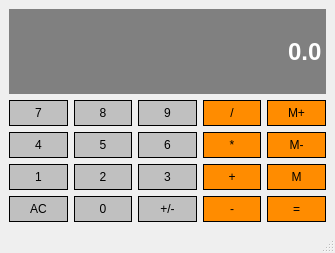
<?xml version="1.0" encoding="UTF-8"?>
<ui version="4.0">
 <class>Calculator</class>
 <widget class="QMainWindow" name="Calculator">
  <property name="geometry">
   <rect>
    <x>0</x>
    <y>0</y>
    <width>335</width>
    <height>253</height>
   </rect>
  </property>
  <property name="windowTitle">
   <string>Calculator</string>
  </property>
  <widget class="QWidget" name="centralwidget">
   <layout class="QGridLayout" name="gridLayout">
    <item row="3" column="1">
     <widget class="QPushButton" name="Button2">
      <property name="sizePolicy">
       <sizepolicy hsizetype="Preferred" vsizetype="Preferred">
        <horstretch>0</horstretch>
        <verstretch>0</verstretch>
       </sizepolicy>
      </property>
      <property name="styleSheet">
       <string notr="true">QPushButton{
	background-color: #C0C0C0;
	border: 1px solid black;
	padding: 5px;
}

QPushButton:pressed{
	background-color: #A9A9A9;
	border: 1px solid black;
	padding: 5px;
}
	</string>
      </property>
      <property name="text">
       <string>2</string>
      </property>
     </widget>
    </item>
    <item row="2" column="3">
     <widget class="QPushButton" name="Multiply">
      <property name="sizePolicy">
       <sizepolicy hsizetype="Preferred" vsizetype="Preferred">
        <horstretch>0</horstretch>
        <verstretch>0</verstretch>
       </sizepolicy>
      </property>
      <property name="styleSheet">
       <string notr="true">QPushButton{
	background-color: #FF8C00;
	border: 1px solid black;
	padding: 5px;
}

QPushButton:pressed{
	background-color: #A9A9A9;
	border: 1px solid black;
	padding: 5px;
}
	</string>
      </property>
      <property name="text">
       <string>*</string>
      </property>
     </widget>
    </item>
    <item row="1" column="3">
     <widget class="QPushButton" name="Divide">
      <property name="sizePolicy">
       <sizepolicy hsizetype="Preferred" vsizetype="Preferred">
        <horstretch>0</horstretch>
        <verstretch>0</verstretch>
       </sizepolicy>
      </property>
      <property name="styleSheet">
       <string notr="true">QPushButton{
	background-color: #FF8C00;
	border: 1px solid black;
	padding: 5px;
}

QPushButton:pressed{
	background-color: #A9A9A9;
	border: 1px solid black;
	padding: 5px;
}
	</string>
      </property>
      <property name="text">
       <string>/</string>
      </property>
     </widget>
    </item>
    <item row="1" column="4">
     <widget class="QPushButton" name="MemAdd">
      <property name="sizePolicy">
       <sizepolicy hsizetype="Preferred" vsizetype="Preferred">
        <horstretch>0</horstretch>
        <verstretch>0</verstretch>
       </sizepolicy>
      </property>
      <property name="styleSheet">
       <string notr="true">QPushButton{
	background-color: #FF8C00;
	border: 1px solid black;
	padding: 5px;
}

QPushButton:pressed{
	background-color: #A9A9A9;
	border: 1px solid black;
	padding: 5px;
}
	</string>
      </property>
      <property name="text">
       <string>M+</string>
      </property>
     </widget>
    </item>
    <item row="3" column="3">
     <widget class="QPushButton" name="Add">
      <property name="sizePolicy">
       <sizepolicy hsizetype="Preferred" vsizetype="Preferred">
        <horstretch>0</horstretch>
        <verstretch>0</verstretch>
       </sizepolicy>
      </property>
      <property name="styleSheet">
       <string notr="true">QPushButton{
	background-color: #FF8C00;
	border: 1px solid black;
	padding: 5px;
}

QPushButton:pressed{
	background-color: #A9A9A9;
	border: 1px solid black;
	padding: 5px;
}
	</string>
      </property>
      <property name="text">
       <string>+</string>
      </property>
     </widget>
    </item>
    <item row="2" column="1">
     <widget class="QPushButton" name="Button5">
      <property name="sizePolicy">
       <sizepolicy hsizetype="Preferred" vsizetype="Preferred">
        <horstretch>0</horstretch>
        <verstretch>0</verstretch>
       </sizepolicy>
      </property>
      <property name="styleSheet">
       <string notr="true">QPushButton{
	background-color: #C0C0C0;
	border: 1px solid black;
	padding: 5px;
}

QPushButton:pressed{
	background-color: #A9A9A9;
	border: 1px solid black;
	padding: 5px;
}
	</string>
      </property>
      <property name="text">
       <string>5</string>
      </property>
     </widget>
    </item>
    <item row="1" column="1">
     <widget class="QPushButton" name="Button8">
      <property name="sizePolicy">
       <sizepolicy hsizetype="Preferred" vsizetype="Preferred">
        <horstretch>0</horstretch>
        <verstretch>0</verstretch>
       </sizepolicy>
      </property>
      <property name="styleSheet">
       <string notr="true">QPushButton{
	background-color: #C0C0C0;
	border: 1px solid black;
	padding: 5px;
}

QPushButton:pressed{
	background-color: #A9A9A9;
	border: 1px solid black;
	padding: 5px;
}
	</string>
      </property>
      <property name="text">
       <string>8</string>
      </property>
     </widget>
    </item>
    <item row="2" column="4">
     <widget class="QPushButton" name="MemClear">
      <property name="sizePolicy">
       <sizepolicy hsizetype="Preferred" vsizetype="Preferred">
        <horstretch>0</horstretch>
        <verstretch>0</verstretch>
       </sizepolicy>
      </property>
      <property name="styleSheet">
       <string notr="true">QPushButton{
	background-color: #FF8C00;
	border: 1px solid black;
	padding: 5px;
}

QPushButton:pressed{
	background-color: #A9A9A9;
	border: 1px solid black;
	padding: 5px;
}
	</string>
      </property>
      <property name="text">
       <string>M-</string>
      </property>
     </widget>
    </item>
    <item row="3" column="4">
     <widget class="QPushButton" name="MemGet">
      <property name="sizePolicy">
       <sizepolicy hsizetype="Preferred" vsizetype="Preferred">
        <horstretch>0</horstretch>
        <verstretch>0</verstretch>
       </sizepolicy>
      </property>
      <property name="styleSheet">
       <string notr="true">QPushButton{
	background-color: #FF8C00;
	border: 1px solid black;
	padding: 5px;
}

QPushButton:pressed{
	background-color: #A9A9A9;
	border: 1px solid black;
	padding: 5px;
}
	</string>
      </property>
      <property name="text">
       <string>M</string>
      </property>
     </widget>
    </item>
    <item row="0" column="0" colspan="5">
     <widget class="QLineEdit" name="Display">
      <property name="sizePolicy">
       <sizepolicy hsizetype="Preferred" vsizetype="Expanding">
        <horstretch>0</horstretch>
        <verstretch>0</verstretch>
       </sizepolicy>
      </property>
      <property name="font">
       <font>
        <pointsize>18</pointsize>
        <bold>true</bold>
       </font>
      </property>
      <property name="styleSheet">
       <string notr="true">QLineEdit{
	background-color: gray;
	border: 1px solid gray;
	color: #ffffff;
}</string>
      </property>
      <property name="text">
       <string>0.0</string>
      </property>
      <property name="alignment">
       <set>Qt::AlignRight|Qt::AlignTrailing|Qt::AlignVCenter</set>
      </property>
     </widget>
    </item>
    <item row="4" column="1">
     <widget class="QPushButton" name="Button0">
      <property name="sizePolicy">
       <sizepolicy hsizetype="Preferred" vsizetype="Preferred">
        <horstretch>0</horstretch>
        <verstretch>0</verstretch>
       </sizepolicy>
      </property>
      <property name="styleSheet">
       <string notr="true">QPushButton{
	background-color: #C0C0C0;
	border: 1px solid black;
	padding: 5px;
}

QPushButton:pressed{
	background-color: #A9A9A9;
	border: 1px solid black;
	padding: 5px;
}
	</string>
      </property>
      <property name="text">
       <string>0</string>
      </property>
     </widget>
    </item>
    <item row="2" column="0">
     <widget class="QPushButton" name="Button4">
      <property name="sizePolicy">
       <sizepolicy hsizetype="Preferred" vsizetype="Preferred">
        <horstretch>0</horstretch>
        <verstretch>0</verstretch>
       </sizepolicy>
      </property>
      <property name="styleSheet">
       <string notr="true">QPushButton{
	background-color: #C0C0C0;
	border: 1px solid black;
	padding: 5px;
}

QPushButton:pressed{
	background-color: #A9A9A9;
	border: 1px solid black;
	padding: 5px;
}
	</string>
      </property>
      <property name="text">
       <string>4</string>
      </property>
     </widget>
    </item>
    <item row="4" column="4">
     <widget class="QPushButton" name="Equals">
      <property name="sizePolicy">
       <sizepolicy hsizetype="Preferred" vsizetype="Preferred">
        <horstretch>0</horstretch>
        <verstretch>0</verstretch>
       </sizepolicy>
      </property>
      <property name="styleSheet">
       <string notr="true">QPushButton{
	background-color: #FF8C00;
	border: 1px solid black;
	padding: 5px;
}

QPushButton:pressed{
	background-color: #A9A9A9;
	border: 1px solid black;
	padding: 5px;
}
	</string>
      </property>
      <property name="text">
       <string>=</string>
      </property>
     </widget>
    </item>
    <item row="1" column="0">
     <widget class="QPushButton" name="Button7">
      <property name="sizePolicy">
       <sizepolicy hsizetype="Preferred" vsizetype="Preferred">
        <horstretch>0</horstretch>
        <verstretch>0</verstretch>
       </sizepolicy>
      </property>
      <property name="styleSheet">
       <string notr="true">QPushButton{
	background-color: #C0C0C0;
	border: 1px solid black;
	padding: 5px;
}

QPushButton:pressed{
	background-color: #A9A9A9;
	border: 1px solid black;
	padding: 5px;
}
	</string>
      </property>
      <property name="text">
       <string>7</string>
      </property>
     </widget>
    </item>
    <item row="4" column="2">
     <widget class="QPushButton" name="ChangeSign">
      <property name="sizePolicy">
       <sizepolicy hsizetype="Preferred" vsizetype="Preferred">
        <horstretch>0</horstretch>
        <verstretch>0</verstretch>
       </sizepolicy>
      </property>
      <property name="styleSheet">
       <string notr="true">QPushButton{
	background-color: #C0C0C0;
	border: 1px solid black;
	padding: 5px;
}

QPushButton:pressed{
	background-color: #A9A9A9;
	border: 1px solid black;
	padding: 5px;
}
	</string>
      </property>
      <property name="text">
       <string>+/-</string>
      </property>
     </widget>
    </item>
    <item row="3" column="2">
     <widget class="QPushButton" name="Button3">
      <property name="sizePolicy">
       <sizepolicy hsizetype="Preferred" vsizetype="Preferred">
        <horstretch>0</horstretch>
        <verstretch>0</verstretch>
       </sizepolicy>
      </property>
      <property name="styleSheet">
       <string notr="true">QPushButton{
	background-color: #C0C0C0;
	border: 1px solid black;
	padding: 5px;
}

QPushButton:pressed{
	background-color: #A9A9A9;
	border: 1px solid black;
	padding: 5px;
}
	</string>
      </property>
      <property name="text">
       <string>3</string>
      </property>
     </widget>
    </item>
    <item row="2" column="2">
     <widget class="QPushButton" name="Button6">
      <property name="sizePolicy">
       <sizepolicy hsizetype="Preferred" vsizetype="Preferred">
        <horstretch>0</horstretch>
        <verstretch>0</verstretch>
       </sizepolicy>
      </property>
      <property name="styleSheet">
       <string notr="true">QPushButton{
	background-color: #C0C0C0;
	border: 1px solid black;
	padding: 5px;
}

QPushButton:pressed{
	background-color: #A9A9A9;
	border: 1px solid black;
	padding: 5px;
}
	</string>
      </property>
      <property name="text">
       <string>6</string>
      </property>
     </widget>
    </item>
    <item row="4" column="3">
     <widget class="QPushButton" name="Subtract">
      <property name="sizePolicy">
       <sizepolicy hsizetype="Preferred" vsizetype="Preferred">
        <horstretch>0</horstretch>
        <verstretch>0</verstretch>
       </sizepolicy>
      </property>
      <property name="styleSheet">
       <string notr="true">QPushButton{
	background-color: #FF8C00;
	border: 1px solid black;
	padding: 5px;
}

QPushButton:pressed{
	background-color: #A9A9A9;
	border: 1px solid black;
	padding: 5px;
}
	</string>
      </property>
      <property name="text">
       <string>-</string>
      </property>
     </widget>
    </item>
    <item row="1" column="2">
     <widget class="QPushButton" name="Button9">
      <property name="sizePolicy">
       <sizepolicy hsizetype="Preferred" vsizetype="Preferred">
        <horstretch>0</horstretch>
        <verstretch>0</verstretch>
       </sizepolicy>
      </property>
      <property name="styleSheet">
       <string notr="true">QPushButton{
	background-color: #C0C0C0;
	border: 1px solid black;
	padding: 5px;
}

QPushButton:pressed{
	background-color: #A9A9A9;
	border: 1px solid black;
	padding: 5px;
}
	</string>
      </property>
      <property name="text">
       <string>9</string>
      </property>
     </widget>
    </item>
    <item row="3" column="0">
     <widget class="QPushButton" name="Button1">
      <property name="sizePolicy">
       <sizepolicy hsizetype="Preferred" vsizetype="Preferred">
        <horstretch>0</horstretch>
        <verstretch>0</verstretch>
       </sizepolicy>
      </property>
      <property name="styleSheet">
       <string notr="true">QPushButton{
	background-color: #C0C0C0;
	border: 1px solid black;
	padding: 5px;
}

QPushButton:pressed{
	background-color: #A9A9A9;
	border: 1px solid black;
	padding: 5px;
}
	</string>
      </property>
      <property name="text">
       <string>1</string>
      </property>
     </widget>
    </item>
    <item row="4" column="0">
     <widget class="QPushButton" name="Clear">
      <property name="sizePolicy">
       <sizepolicy hsizetype="Preferred" vsizetype="Preferred">
        <horstretch>0</horstretch>
        <verstretch>0</verstretch>
       </sizepolicy>
      </property>
      <property name="styleSheet">
       <string notr="true">QPushButton{
	background-color: #C0C0C0;
	border: 1px solid black;
	padding: 5px;
}

QPushButton:pressed{
	background-color: #A9A9A9;
	border: 1px solid black;
	padding: 5px;
}
	</string>
      </property>
      <property name="text">
       <string>AC</string>
      </property>
     </widget>
    </item>
   </layout>
  </widget>
  <widget class="QMenuBar" name="menubar">
   <property name="geometry">
    <rect>
     <x>0</x>
     <y>0</y>
     <width>335</width>
     <height>23</height>
    </rect>
   </property>
  </widget>
  <widget class="QStatusBar" name="statusbar"/>
 </widget>
 <resources/>
 <connections/>
</ui>
